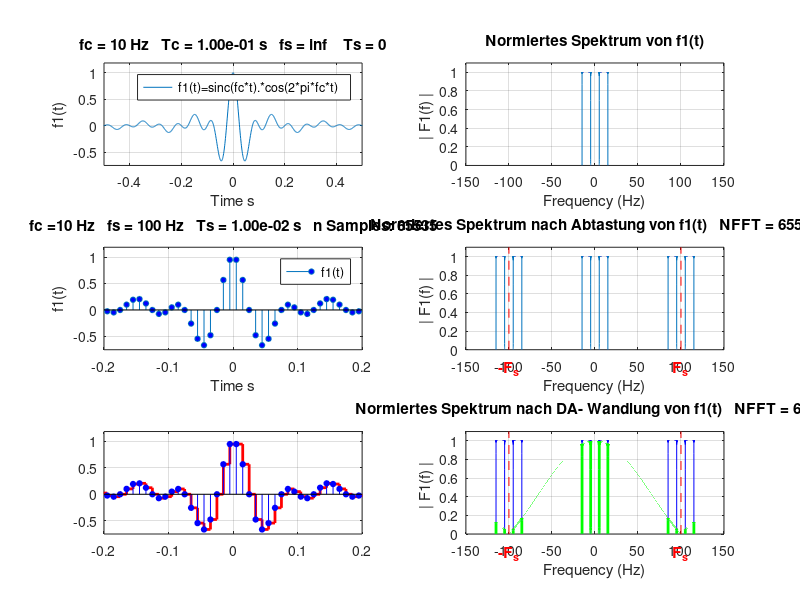
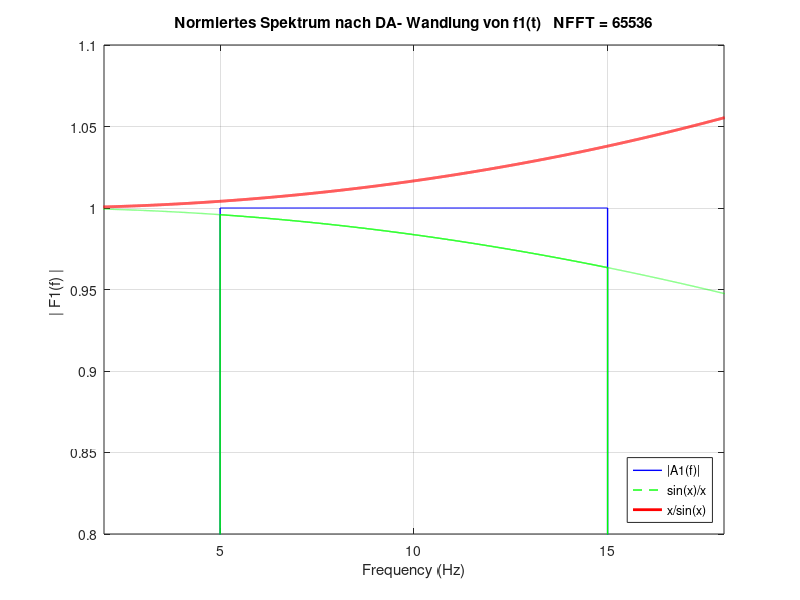

Reproduce these figures in MATLAB, in order.
%%%%%%%%%%%%%%%%%%%%%%%%
% Verlauf von AD DA Wandlung
%%%%%%%%%%%%%%%%%%%%%%%%
delete(findall(0,'type','line'))    % Inhalte der letztem plots löschen, figure handle behalten

fs=100;
Ts=1/fs;
fc=10;
Tc=1/fc;
N=(2^16-1);

ssinc1='sinc(fc*t).*cos(2*pi*fc*t)';
t=[-N/2:1:N/2-1]*Ts;
tfake=[-N/2:1:N/2-1]*0.1*Ts;
sinc1=eval(ssinc1);
sinc1fake=sinc(fc*tfake).*cos(2*pi*fc*tfake);

Fs = fs;                    % Sampling frequency
T = Ts;                     % Sample time
NFFT = 2^nextpow2(N); % Next power of 2 from length of y
SINC1 = fft(sinc1,NFFT)/N;
SINC1 = fftshift(SINC1/NFFT);

Z=SINC1(1:end/4);
SINC1LR = [SINC1 SINC1 SINC1];
SINC1fake= [Z Z Z Z SINC1 Z Z Z Z];
ticksF = Fs/2*linspace(-1,1,NFFT);
ticksFLR = Fs/2*linspace(-3,3,3*NFFT);

f1=figure(1);
subplot(321);
plot(tfake,sinc1fake);grid on;
legend(['f1(t)=' ssinc1]);
title('f1(t)')
xlabel('Time s')
ylabel('f1(t)')
title(['fc = ' num2str(fc,'%.2d') ' Hz'...
       '   Tc = ' num2str(1/fc,'%.2e') ' s'...
       '   fs = inf '...
       '   Ts = 0' ...
       ])
xlim([-0.5 0.5]);
ylim([-0.75 max(sinc1)*1.25]);
box on;

% Plot doble-sided amplitude spectrum.
SINC1fake=abs(SINC1fake);
yMAX=SINC1fake(round(((150+fc)*length(SINC1fake)/300)));  % Normierung auf Amplitude bei f=fc

for k=1:length(SINC1fake)
    if SINC1fake(k)>yMAX;
        SINC1fake(k)=yMAX;
    end
end

subplot(322);
plot(ticksFLR,SINC1fake/yMAX);grid on;
ylim([0 1.1]);

%ylim([0 round(max(SINC1fake/1e-5)*10)/10]);
title('Normiertes Spektrum von f1(t)')
xlabel('Frequency (Hz)')
ylabel('| F1(f) | ')


%%%%%%%%%%%%%%%%%%%%%%%
% Nach der AD- Wandlung
%%%%%%%%%%%%%%%%%%%%%%%
subplot(323);
sp1=stem(t,sinc1);grid on;
set(sp1,'MarkerFaceColor','blue','MarkerSize',4)
legend('f1(t)');
title('f1(t)')
xlabel('Time s')
ylabel('f1(t)')
title(['fc =' num2str(fc,'%.2d') ' Hz'...
       '   fs = ' num2str(fs,'%.2d') ' Hz'...
       '   Ts = ' num2str(1/fs,'%.2e') ' s'...
       '   n Samples: ' num2str(length(t),'%i')...
       ])
xlim([-0.2 0.2]);
ylim([-0.75 max(sinc1)*1.25]);
box on;

% Plot doble-sided amplitude spectrum.
subplot(324);
SINC1LR=2*abs(SINC1LR);
yMAX=SINC1LR(round(((150+fc)*length(SINC1LR)/300)));  % Normierung auf Amplitude bei f=fc
for k=1:length(SINC1LR)
    if SINC1LR(k)>yMAX;
        SINC1LR(k)=yMAX;
    end
end
plot(ticksFLR,SINC1LR/yMAX);grid on; 
ylim([0 1.1]);
title(['Normiertes Spektrum nach Abtastung von f1(t)'...
       '   NFFT = ' num2str(NFFT,'%.2d')
])
xlabel('Frequency (Hz)')
ylabel('| F1(f) | ')
text(-fs,-0.2,['-F_s'],'HorizontalAlignment','center',...
    'FontWeight','bold','FontSize',11,'Color','r')
text(fs,-0.2,['F_s'],'HorizontalAlignment','center',...
    'FontWeight','bold','FontSize',11,'Color','r')
line([-fs -fs],[0 1.1],'color','r','linestyle','--')
line([fs fs],[0 1.1],'color','r','linestyle','--')
box on;

%%%%%%%%%%%%%%%%%%%%%%%
% Nach der DA- Wandlung
%%%%%%%%%%%%%%%%%%%%%%%
subplot(325);
hold on;
[xb,yb]=stairs(t,sinc1);
%plot(xb-Ts/2,yb,'r','LineWidth',2);
plot(xb,yb,'r','LineWidth',2);
sp1=stem(t,sinc1,'b');grid on;
hold off;
set(sp1,'MarkerFaceColor','blue','MarkerSize',4)
xlim([-0.2 0.2]);
ylim([-0.75 max(sinc1)*1.25]);
box on;

% Plot doble-sided amplitude spectrum.
subplot(326);
hold on;
plot(ticksFLR,SINC1LR/yMAX,'b');grid on; 
filDA=sin(pi*Ts*ticksFLR)./(pi*ticksFLR);
plot(ticksFLR,abs(filDA/max(filDA)),'g--','LineWidth',1);
plot(ticksFLR,abs((filDA/max(filDA)).*(SINC1LR/yMAX)),'g','LineWidth',2);
hold off;
ylim([0 1.1]);
title(['Normiertes Spektrum nach DA- Wandlung von f1(t)'...
       '   NFFT = ' num2str(NFFT,'%.2d')
])
xlabel('Frequency (Hz)')
ylabel('| F1(f) | ')
text(-fs,-0.2,['-F_s'],'HorizontalAlignment','center',...
    'FontWeight','bold','FontSize',11,'Color','r')
text(fs,-0.2,['F_s'],'HorizontalAlignment','center',...
    'FontWeight','bold','FontSize',11,'Color','r')
line([-fs -fs],[0 1.1],'color','r','linestyle','--')
line([fs fs],[0 1.1],'color','r','linestyle','--')
box on;

%%%%%%%%%%%%%%%%%%%%%%%
% Back- Off
%%%%%%%%%%%%%%%%%%%%%%%

ymax=1.1;
ymin=0.8;
p2=figure(2);
rectf=zeros(1,length(SINC1LR));
tpHz=300/N;
h=45;
filDAInv=(pi*ticksFLR)./sin(pi*Ts*ticksFLR);
rectf((15+450)/tpHz:(h+450)/tpHz)=ones(1,length((15+450)/tpHz:(h+450)/tpHz));
%Plot doble-sided amplitude spectrum.
hold on;
plot(ticksFLR,rectf,'b','LineWidth',1);
plot(ticksFLR,abs(filDA/max(filDA)),'g--','LineWidth',1);
plot(ticksFLR,abs(filDAInv)/100,'r','LineWidth',2);
plot(ticksFLR,abs((filDA/max(filDA)).*rectf),'g','LineWidth',1);grid on;
% line([5 5],[ymin 1],'color','b','linestyle','-')
% line([15 15],[ymin 1],'color','b','linestyle','-')
% line([5 15],[1 1],'color','b','linestyle','-')
hold off;
ylim([ymin ymax]);
xlim([2 18]);
title(['Normiertes Spektrum nach DA- Wandlung von f1(t)'...
       '   NFFT = ' num2str(NFFT,'%.2d')
])
xlabel('Frequency (Hz)')
ylabel('| F1(f) | ')
text(-fs,-0.2,['-F_s'],'HorizontalAlignment','center',...
    'FontWeight','bold','FontSize',11,'Color','r')
text(fs,-0.2,['F_s'],'HorizontalAlignment','center',...
    'FontWeight','bold','FontSize',11,'Color','r')
line([-fs -fs],[0 1.1],'color','r','linestyle','--')
line([fs fs],[0 1.1],'color','r','linestyle','--')
legend('|A1(f)|','sin(x)/x','x/sin(x)','Location','SouthEast')
box on;





